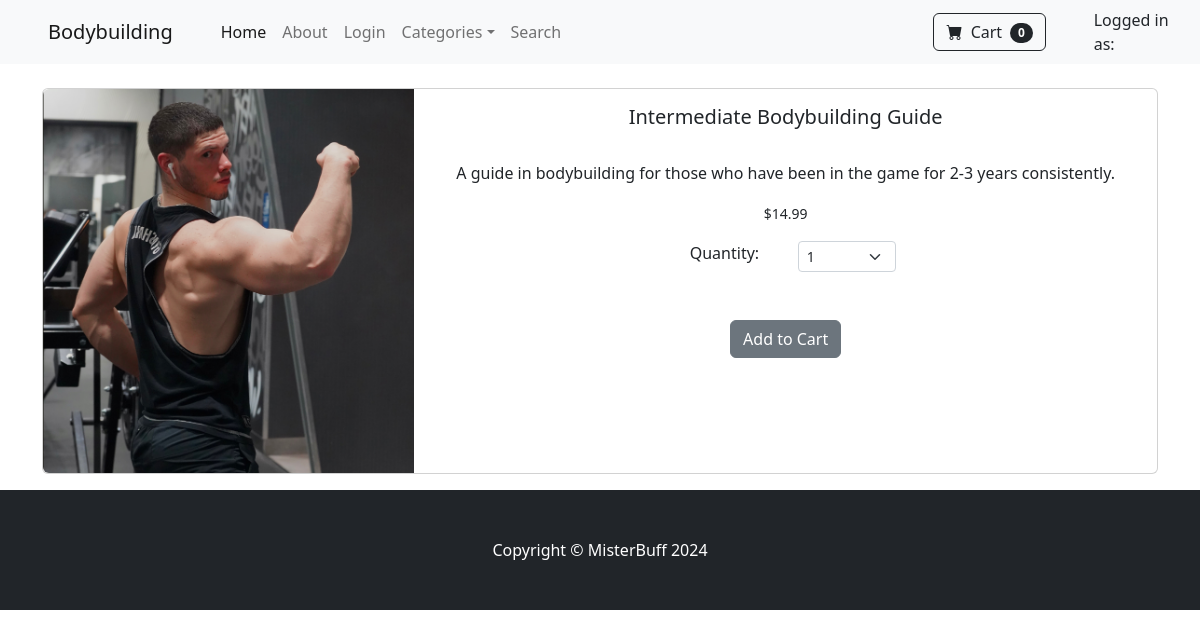
The app's page /product/2 with its own data.
### store/models.py (models this page shows, shortened)
class Product(models.Model):
    name = models.CharField(max_length=100)
    price = models.DecimalField(default=0, decimal_places=2, max_digits=6)
    category = models.ForeignKey(
        Category, on_delete=models.CASCADE, default=1
    )  # Foreign Key references this category value to the class Category
    description = models.CharField(max_length=250, default="", blank=True, null=True)
    image = models.ImageField(upload_to="uploads/product/")
    is_sale = models.BooleanField(default=False)
    sale_price = models.DecimalField(default=0, decimal_places=2, max_digits=6)

### store/views.py (the view)
def product(request, pk):
    product = Product.objects.get(id=pk)
    return render(request, "product.html", {"product": product})

### cart/cart.py (called while the page is built)
    def __len__(self):
        return len(self.cart)

### cart/context_processors.py (called while the page is built)
def cart(request):
    return {"cart": Cart(request)}

### store/templates/product.html (shortened to what this page needs)
{% extends 'base.html' %}
{% block content %}
    <div class="container">
        <br/>
        <div class="card mb-3">
            <div class="row g-0">
                <div class="col-md-4">
                    <img src="{{ product.image.url }}" class="img-fluid rounded-start" alt="...">
                </div>
                <div class="col-md-8">
                    <div class="card-body">
                        <center>
                            {% if product.is_sale %}
                                <div class="badge bg-dark text-white position-absolute" style="top: 0.5rem; right: 0.5rem">
                                    Sale
                                </div>
                                <h5 class="card-title">{{ product.name }}</h5>
                                <br/>
                                <p class="card-text">{{ product.description }}</p>
                                <div class="d-flex justify-content-center small text-warning mb-2">
                                    <div class="bi-star-fill"></div>
                                    &nbsp;&nbsp;Sale!&nbsp;&nbsp;
                                    <div class="bi-star-fill"></div>
                                </div>
                                <p class="card-text"><small class="text-body-secondary"><s>${{ product.price }}</s></small></p>
                                <p class="card-text"><small class="text-body-secondary">${{ product.sale_price }}</small></p>
                            {% else %}
                                <h5 class="card-title">{{ product.name }}</h5>
                                <br/>
                                <p class="card-text">{{ product.description }}</p>
                                <p class="card-text"><small class="text-body-secondary">${{ product.price }}</small></p>
                            {% endif %}
                            <div class="row justify-content-center">
                                <div class="col-md-2">Quantity:</div>
                                <div class="col-md-2">
                                    <select class="form-select form-select-sm" id="qty-cart">
                                        <option value="1">1</option>
                                      </select>
                                </div>
                            </div>
                            <br/>
                            <br/>
                            <button type="button" value="{{ product.id }}" id="add-cart" class="btn btn-secondary">Add to Cart</button>
                        </center>
                    </div>
                </div>
            </div>
        </div>
    </div>
{% endblock %}

### records on screen
Product: image (picture), name "Intermediate Bodybuilding Guide", description "A guide in bodybuilding for those who have been in the game for 2-3 years consistently.", price "14.99"

### other values on screen
{{ cart|length }} "0"
